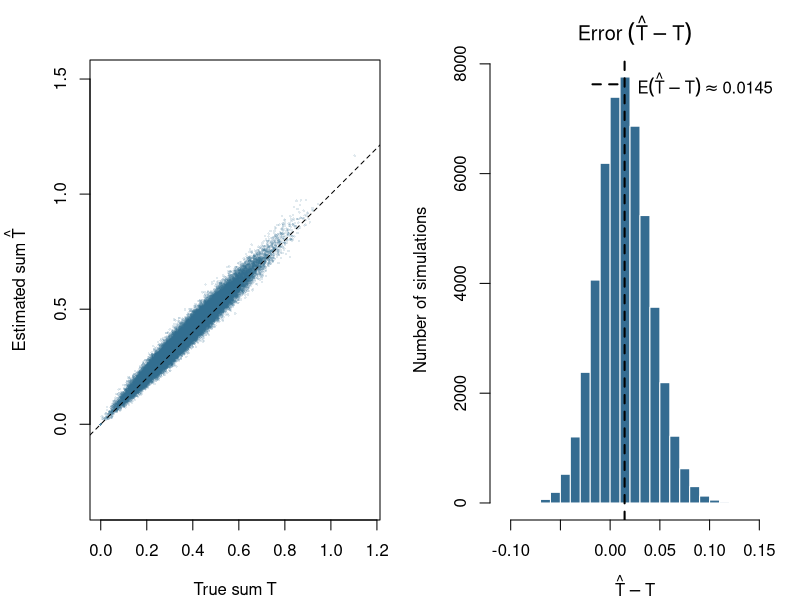
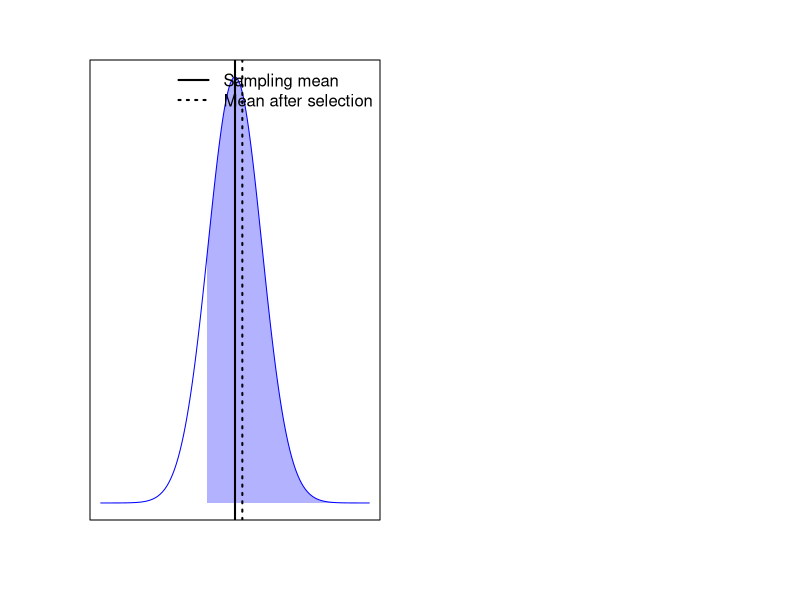

Recreate these plots in R, in order.
## ---- chunk 1

set.seed(20261125)
simulations <- replicate(50000, {

    nexps <- 20
    theta <- rnorm(nexps, 0, 0.05)
    # 50% chance of detecting theta=0.02
    s <- 0.01
    theta_hat <- rnorm(nexps, theta, s)
    Ik <- theta_hat/s > 2

    c(
        Tstat = sum(Ik*theta),
        Tstat_hat = sum(Ik*theta_hat)
    )

})



## ---- chunk 2
#| fig-width: 10
#| fig-height: 5
#| fig-cap: 'Across 50,000 simulations, each with 20 experiments, true effects are drawn from $\mathcal{N}(0, 0.05^2)$ and estimates are normally distributed around their true effects with standard error 0.01. Treatments are selected when their estimated effect exceeds 0.02. The dashed diagonal marks equal true and estimated sums; the dashed vertical line marks the mean error, an estimate of the expected error.'

par(mfrow = c(1, 2), mar = c(4, 4.5, 3, 1))

sum_range <- range(simulations[c("Tstat", "Tstat_hat"), ])
plot(simulations["Tstat", ], simulations["Tstat_hat", ],
     xlim = sum_range, ylim = sum_range, asp = 1,
     xlab = expression("True sum" ~ T),
     ylab = expression("Estimated sum" ~ hat(T)),
     pch = 16, cex = 0.35, col = adjustcolor("#356c91", alpha.f = 0.15))
abline(a = 0, b = 1, lty = 2)
error <- simulations["Tstat_hat", ] - simulations["Tstat", ]
hist(error, breaks = 30,
     main = expression("Error" ~ (hat(T) - T)), xlab = expression(hat(T) - T),
     ylab = "Number of simulations", col = "#356c91", border = "white")
mean_error <- mean(error)
abline(v = mean_error, lty = 2, lwd = 2)
legend("topright", legend = bquote(E(hat(T) - T) %~~% .(sprintf("%.4f", mean_error))),
       lty = 2, lwd = 2, bty = "n")
## ---- chunk 3
#| fig-width: 7
#| fig-height: 4.5

sampling_mean <- 3
threshold <- 1.96
selected_mean <- sampling_mean + dnorm(threshold - sampling_mean) /
    pnorm(threshold - sampling_mean, lower.tail = FALSE)

x <- seq(-2, 8, length.out = 500)
selected_x <- seq(threshold, 8, length.out = 500)

plot(x, dnorm(x, mean = sampling_mean), type = "n",
     xlab = "", ylab = "", xaxt = "n", yaxt = "n")
polygon(c(selected_x, rev(selected_x)),
        c(dnorm(selected_x, mean = sampling_mean), rep(0, length(selected_x))),
        col = adjustcolor("blue", alpha.f = 0.3), border = NA)
lines(x, dnorm(x, mean = sampling_mean), col = "blue")
abline(v = sampling_mean, col = "black", lty = 1, lwd = 2)
abline(v = selected_mean, col = "black", lty = 3, lwd = 2)
legend("topright", legend = c("Sampling mean", "Mean after selection"),
       col = "black", lty = c(1, 3), lwd = 2, bty = "n")
